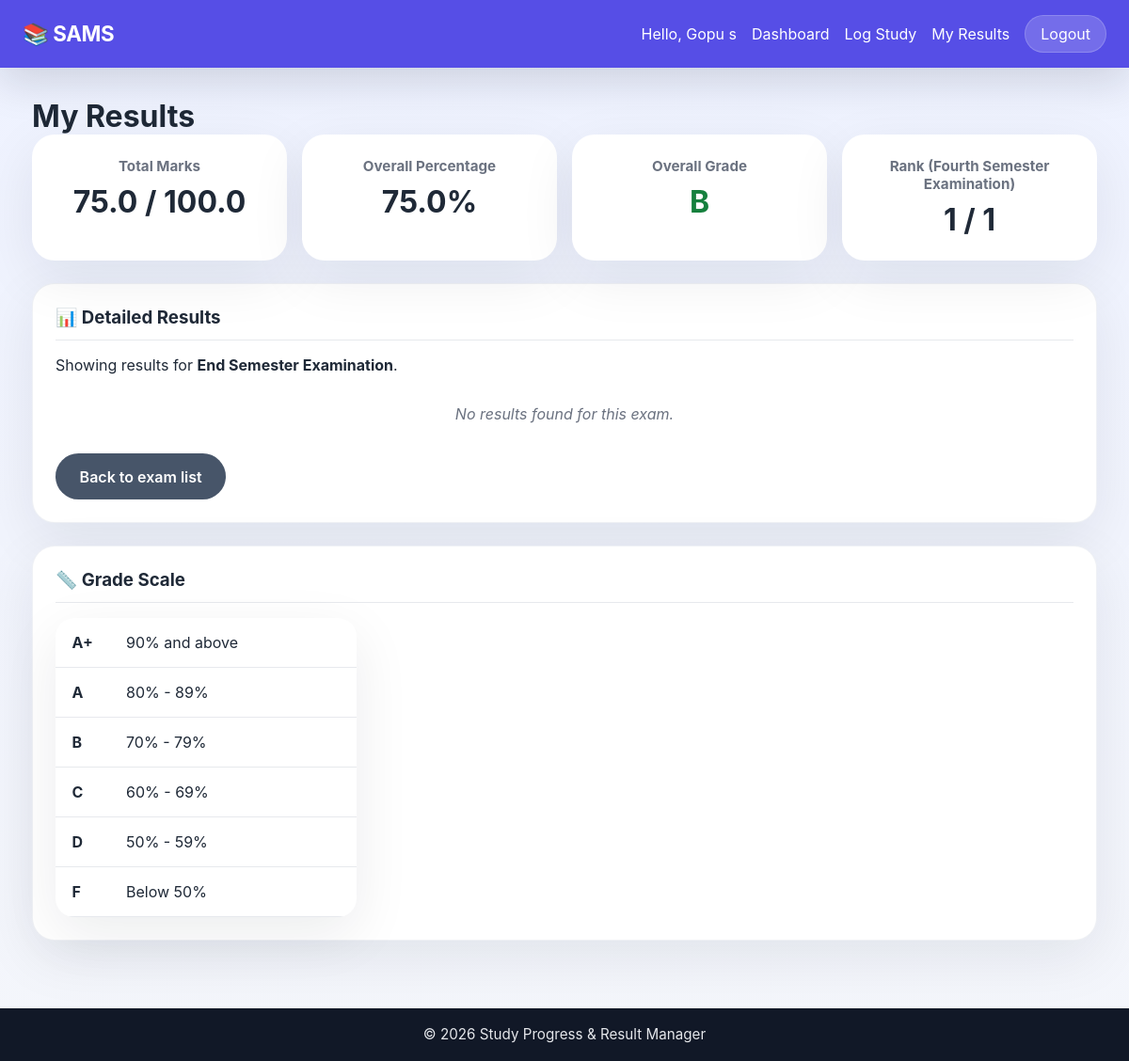
/student/results/exam/End Semester Examination (signed in), run on an earlier commit of the app's database.
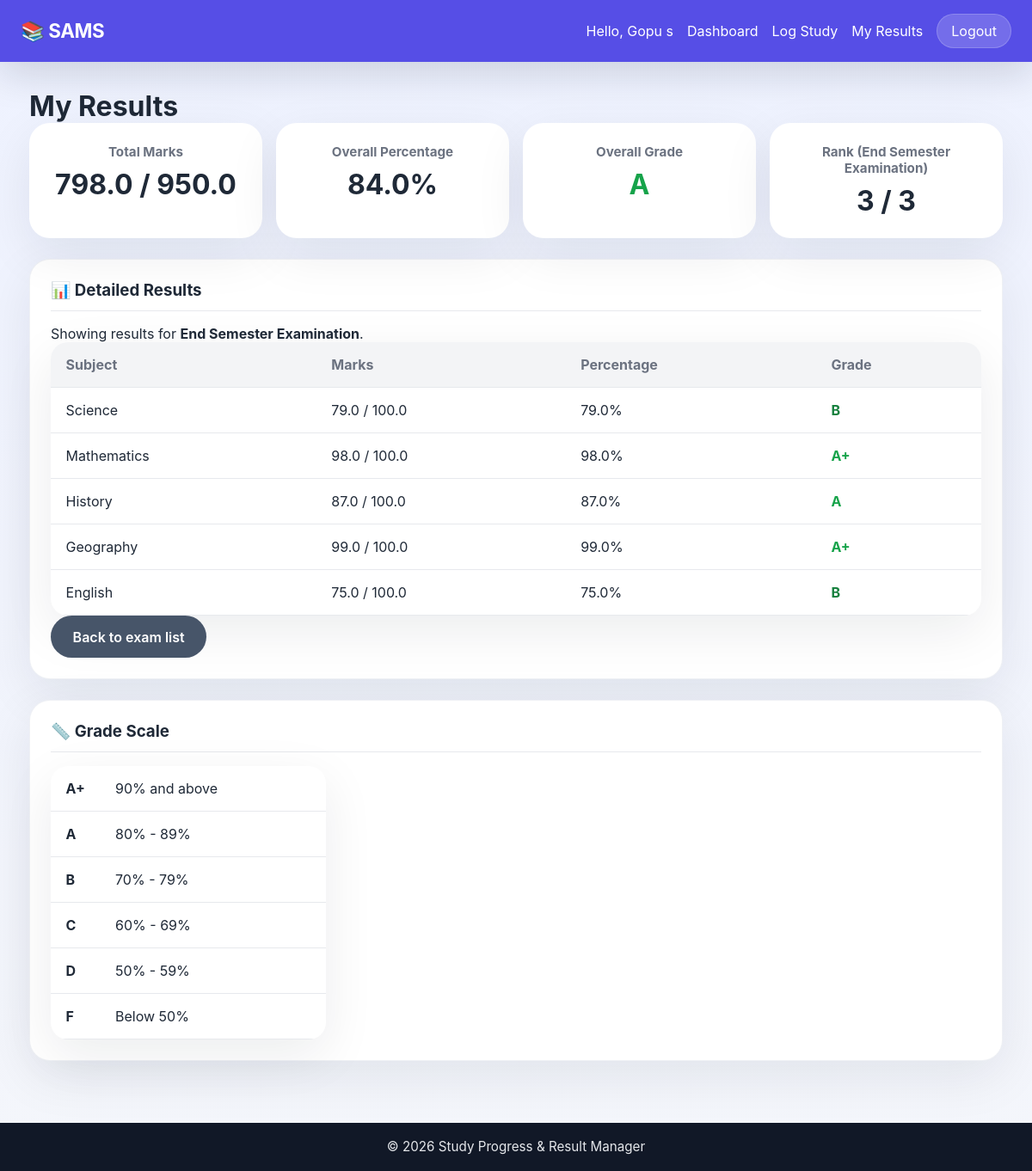
And on a later commit of the database.
### tables this page shows
CREATE TABLE marks (
            id INTEGER PRIMARY KEY AUTOINCREMENT,
            student_id INTEGER NOT NULL,
            subject_id INTEGER NOT NULL,
            marks_obtained REAL NOT NULL,
            max_marks REAL NOT NULL DEFAULT 100,
            exam_name TEXT NOT NULL,
            entered_by INTEGER NOT NULL,
            created_at TIMESTAMP DEFAULT CURRENT_TIMESTAMP,
            FOREIGN KEY (student_id) REFERENCES users(id),
            FOREIGN KEY (subject_id) REFERENCES subjects(id),
            FOREIGN KEY (entered_by) REFERENCES users(id)
        );

CREATE TABLE subjects (
            id INTEGER PRIMARY KEY AUTOINCREMENT,
            name TEXT UNIQUE NOT NULL
        );

### app.py (the view)
@app.route('/student/results/exam/<exam_name>')
@login_required
@student_required
def view_results_exam(exam_name):
    conn = get_db_connection()
    marks = conn.execute('''
        SELECT m.*, s.name as subject_name, u.full_name as teacher_name
        FROM marks m
        JOIN subjects s ON m.subject_id = s.id
        JOIN users u ON m.entered_by = u.id
        WHERE m.student_id = ?
        ORDER BY m.created_at DESC
    ''', (session['user_id'],)).fetchall()
    exam_rows = conn.execute('''
        SELECT m.exam_name,
               COUNT(*) AS subject_count,
               SUM(m.marks_obtained) AS total_obtained,
               SUM(m.max_marks) AS total_max,
               MAX(m.created_at) AS last_entered
        FROM marks m
        WHERE m.student_id = ?
        GROUP BY m.exam_name
        ORDER BY last_entered DESC
    ''', (session['user_id'],)).fetchall()
    exam_list = []
    for exam in exam_rows:
        percentage = (exam['total_obtained'] / exam['total_max']) * 100 if exam['total_max'] else 0
        exam_list.append({
            'exam_name': exam['exam_name'],
            'subject_count': exam['subject_count'],
            'total_obtained': exam['total_obtained'],
            'total_max': exam['total_max'],
            'percentage': round(percentage, 2),
            'grade': calculate_grade(percentage),
            'last_entered': exam['last_entered']
        })
    exam_marks = conn.execute('''
        SELECT m.*, s.name as subject_name, u.full_name as teacher_name
        FROM marks m
        JOIN subjects s ON m.subject_id = s.id
        JOIN users u ON m.entered_by = u.id
        WHERE m.student_id = ? AND m.exam_name = ?
        ORDER BY m.created_at DESC
    ''', (session['user_id'], exam_name)).fetchall()
    exam_results = []
    for mark in exam_marks:
        percentage = (mark['marks_obtained'] / mark['max_marks']) * 100 if mark['max_marks'] else 0
        exam_results.append({
            'subject_name': mark['subject_name'],
            'exam_name': mark['exam_name'],
            'marks_obtained': mark['marks_obtained'],
            'max_marks': mark['max_marks'],
            'percentage': round(percentage, 2),
            'grade': calculate_grade(percentage),
            'teacher_name': mark['teacher_name']
        })
    total_obtained = sum(mark['marks_obtained'] for mark in marks) if marks else 0
    total_max = sum(mark['max_marks'] for mark in marks) if marks else 0
    overall_percentage = (total_obtained / total_max) * 100 if total_max > 0 else 0
    overall_grade = calculate_grade(overall_percentage) if marks else 'N/A'
    rank_info = None
    if marks:
        latest_exam = marks[0]['exam_name']
        all_students = conn.execute('''
            SELECT m.student_id, SUM(m.marks_obtained) as total
            FROM marks m
            WHERE m.exam_name = ?
            GROUP BY m.student_id
            ORDER BY total DESC
        ''', (latest_exam,)).fetchall()
        for i, student in enumerate(all_students, 1):
            if student['student_id'] == session['user_id']:
                rank_info = {'rank': i, 'total_students': len(all_students), 'exam_name': latest_exam}
                break
    conn.close()
    return render_template('view_results.html',
                         exam_list=exam_list,
                         selected_exam=exam_name,
                         exam_results=exam_results,
                         total_obtained=total_obtained,
                         total_max=total_max,
                         overall_percentage=round(overall_percentage, 2),
                         overall_grade=overall_grade,
                         rank_info=rank_info)

### app.py (called while the page is built)
def login_required(f):
    @wraps(f)
    def decorated_function(*args, **kwargs):
        if 'user_id' not in session:
            flash('Please log in to access this page.', 'error')
            return redirect(url_for('login'))
        return f(*args, **kwargs)
    return decorated_function

def student_required(f):
    @wraps(f)
    def decorated_function(*args, **kwargs):
        if session.get('role') != 'student':
            flash('This page is for students only.', 'error')
            return redirect(url_for('home'))
        return f(*args, **kwargs)
    return decorated_function

def calculate_grade(percentage):
    if percentage >= 90:
        return 'A+'
    elif percentage >= 80:
        return 'A'
    elif percentage >= 70:
        return 'B'
    elif percentage >= 60:
        return 'C'
    elif percentage >= 50:
        return 'D'
    else:
        return 'F'

### database.py (called while the page is built)
def get_db_connection():
    conn = sqlite3.connect(DATABASE)
    conn.row_factory = sqlite3.Row  # This lets us access columns by name
    return conn

### templates/view_results.html (shortened to what this page needs)
{% extends 'base.html' %}
{% block content %}
<h1>My Results</h1>
<div class="results-summary">
    <div class="summary-card">
        <h3>Total Marks</h3>
        <div class="summary-value">{{ total_obtained }} / {{ total_max }}</div>
    </div>
    <div class="summary-card">
        <h3>Overall Percentage</h3>
        <div class="summary-value">{{ overall_percentage }}%</div>
    </div>
    <div class="summary-card">
        <h3>Overall Grade</h3>
        <div class="summary-value grade-{{ overall_grade }}">{{ overall_grade }}</div>
    </div>
    {% if rank_info %}
    <div class="summary-card">
        <h3>Rank ({{ rank_info.exam_name }})</h3>
        <div class="summary-value">{{ rank_info.rank }} / {{ rank_info.total_students }}</div>
    </div>
    {% endif %}
</div>
<div class="card">
    <h3>📊 Detailed Results</h3>
    {% if selected_exam %}
        <p>Showing results for <strong>{{ selected_exam }}</strong>.</p>
        {% if exam_results %}
            <table class="data-table">
                <thead>
                    <tr>
                        <th>Subject</th>
                        <th>Marks</th>
                        <th>Percentage</th>
                        <th>Grade</th>
                    </tr>
                </thead>
                <tbody>
                    {% for result in exam_results %}
                    <tr>
                        <td>{{ result.subject_name }}</td>
                        <td>{{ result.marks_obtained }} / {{ result.max_marks }}</td>
                        <td>{{ result.percentage }}%</td>
                        <td class="grade-{{ result.grade }}">{{ result.grade }}</td>
                    </tr>
                    {% endfor %}
                </tbody>
            </table>
            <p><a href="{{ url_for('view_results') }}" class="btn btn-secondary">Back to exam list</a></p>
        {% else %}
            <p class="empty-state">No results found for this exam.</p>
            <p><a href="{{ url_for('view_results') }}" class="btn btn-secondary">Back to exam list</a></p>
        {% endif %}
    {% else %}
        <p class="empty-state">No results available yet. Check back after your teacher enters marks.</p>
    {% endif %}
</div>
<div class="card">
    <h3>📏 Grade Scale</h3>
    <table class="data-table grade-scale">
        <tr><td>A+</td><td>90% and above</td></tr>
        <tr><td>A</td><td>80% - 89%</td></tr>
        <tr><td>B</td><td>70% - 79%</td></tr>
        <tr><td>C</td><td>60% - 69%</td></tr>
        <tr><td>D</td><td>50% - 59%</td></tr>
        <tr><td>F</td><td>Below 50%</td></tr>
    </table>
</div>
{% endblock %}

### templates/base.html (shortened to what this page needs)
<!DOCTYPE html>
<html lang="en">
<head>
    <link rel="stylesheet" href="{{ url_for('static', filename='style.css') }}">
</head>
<body>
    <nav class="navbar">
        <div class="nav-brand">
            <a href="{{ url_for('home') }}">📚 SAMS</a>
        </div>
        <div class="nav-links">
            {% if session.get('user_id') %}
                <span class="welcome-text">Hello, {{ session.get('full_name') }}</span>
                {% if session.get('role') == 'teacher' %}
                    <a href="{{ url_for('teacher_dashboard') }}">Dashboard</a>
                    <a href="{{ url_for('enter_marks') }}">Enter Marks</a>
                    <a href="{{ url_for('assign_task') }}">Assign Task</a>
                {% elif session.get('role') == 'student' %}
                    <a href="{{ url_for('student_dashboard') }}">Dashboard</a>
                    <a href="{{ url_for('add_study_log') }}">Log Study</a>
                    <a href="{{ url_for('view_results') }}">My Results</a>
                {% elif session.get('role') == 'admin' %}
                    <a href="{{ url_for('admin_dashboard') }}">Admin Panel</a>
                {% endif %}
                <a href="{{ url_for('logout') }}" class="btn-logout">Logout</a>
            {% else %}
                <a href="{{ url_for('login') }}">Login</a>
                <a href="{{ url_for('register') }}">Register</a>
            {% endif %}
        </div>
    </nav>
    <main class="container">
        {% block content %}{% endblock %}
    </main>
    <footer>
        <p>&copy; 2026 Study Progress & Result Manager</p>
    </footer>
</body>
</html>

### static/style.css (style rules this page uses)
* { margin: 0; padding: 0; box-sizing: border-box; }
:root { --bg: #f4f6fb; --surface: #ffffff; --surface-alt: #f8fafc; --text: #1f2937; --muted: #6b7280; --primary: #4f46e5; --primary-soft: #ebe8ff; --accent: #10b981; --danger: #ef4444; --border: #e5e7eb; --shadow: 0 18px 60px rgba(15, 23, 42, 0.08); }
body { font-family: 'Inter', system-ui, -apple-system, BlinkMacSystemFont, 'Segoe UI', sans-serif; background: linear-gradient(180deg, #eef2ff 0%, #f4f6fb 100%); color: var(--text); min-height: 100vh; display: flex; flex-direction: column; }
a { color: inherit; text-decoration: none; }
.navbar { background: rgba(79, 70, 229, 0.95); color: white; padding: 1rem 1.5rem; display: flex; justify-content: space-between; align-items: center; gap: 1rem; position: sticky; top: 0; z-index: 20; box-shadow: 0 14px 45px rgba(15, 23, 42, 0.15); }
.nav-brand a { font-size: 1.4rem; font-weight: 700; letter-spacing: -0.02em; }
.nav-links { display: flex; align-items: center; gap: 1rem; flex-wrap: wrap; }
.nav-links a, .btn-logout { color: white; transition: opacity 0.2s ease, transform 0.2s ease; }
.btn-logout { background: rgba(255,255,255,0.18); padding: 0.55rem 1rem; border-radius: 999px; border: 1px solid rgba(255,255,255,0.18); }
.container { max-width: 1180px; width: 100%; margin: 0 auto; padding: 2rem 1.5rem 3rem; flex: 1; }
.btn { display: inline-flex; align-items: center; justify-content: center; padding: 0.9rem 1.6rem; border-radius: 999px; font-weight: 600; border: none; cursor: pointer; transition: transform 0.22s ease, box-shadow 0.22s ease, background-color 0.22s ease; }
.btn-secondary { background: #475569; color: white; }
.card { background: var(--surface); padding: 1.5rem; border-radius: 24px; margin-bottom: 1.5rem; box-shadow: var(--shadow); border: 1px solid rgba(148, 163, 184, 0.15); }
.card h3 { margin-bottom: 1rem; color: var(--text); border-bottom: 1px solid rgba(229, 231, 235, 0.9); padding-bottom: 0.75rem; }
.data-table { width: 100%; border-collapse: collapse; background: var(--surface); border-radius: 20px; overflow: hidden; box-shadow: var(--shadow); }
.data-table th, .data-table td { padding: 1rem 1.1rem; text-align: left; border-bottom: 1px solid rgba(229, 231, 235, 0.9); }
.data-table th { background: rgba(243, 244, 246, 0.95); font-weight: 700; color: var(--muted); }
.results-summary { display: grid; grid-template-columns: repeat(auto-fit, minmax(160px, 1fr)); gap: 1rem; margin-bottom: 1.5rem; }
.summary-card { background: var(--surface); padding: 1.5rem; border-radius: 24px; text-align: center; box-shadow: var(--shadow); }
.summary-card h3 { font-size: 0.95rem; color: var(--muted); margin-bottom: 0.6rem; }
.summary-value { font-size: 2rem; font-weight: 700; color: var(--text); }
.grade-A\+, .grade-A { color: #16a34a; font-weight: 700; }
.grade-B { color: #15803d; font-weight: 700; }
.grade-scale { max-width: 320px; }
.grade-scale td:first-child { font-weight: 700; width: 55px; }
footer { background: #111827; color: #e5e7eb; text-align: center; padding: 1.15rem; margin-top: auto; }
footer p { font-size: 0.95rem; }

What changed in the data, as far as the page shows it:
added marks: exam_name "End Semester Examination", subject_name "Science", marks_obtained "79.0", max_marks "100.0", percentage "79.0", grade "B"
added marks: subject_name "Mathematics", marks_obtained "98.0", max_marks "100.0", percentage "98.0", grade "A+"
added marks: subject_name "History", marks_obtained "87.0", max_marks "100.0", percentage "87.0", grade "A"
added marks: subject_name "Geography", marks_obtained "99.0", max_marks "100.0", percentage "99.0", grade "A+"
now on one of the page's lists (row edited): marks: subject_name "English", marks_obtained "75.0", max_marks "100.0", percentage "75.0"
Also different on the page:
{{ total_obtained }}: "75.0" → "798.0"
{{ total_max }}: "100.0" → "950.0"
{{ overall_percentage }}: "75.0" → "84.0"
{{ overall_grade }}: "B" → "A"
{{ rank_info.rank }}: "1" → "3"
{{ rank_info.total_students }}: "1" → "3"
{{ rank_info.exam_name }}: "Fourth Semester Examination" → "End Semester Examination"
text no longer shown: "No results found for this exam."
text now shown: "Subject Marks Percentage Grade"
